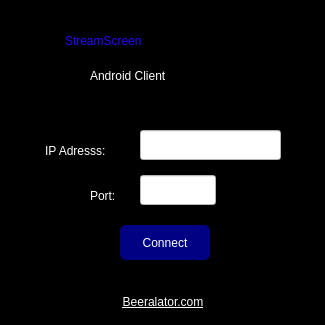
<?xml version="1.0" encoding="UTF-8"?>
<ui version="4.0">
 <class>MainWindow</class>
 <widget class="QMainWindow" name="MainWindow">
  <property name="geometry">
   <rect>
    <x>0</x>
    <y>0</y>
    <width>325</width>
    <height>325</height>
   </rect>
  </property>
  <property name="minimumSize">
   <size>
    <width>325</width>
    <height>325</height>
   </size>
  </property>
  <property name="maximumSize">
   <size>
    <width>325</width>
    <height>325</height>
   </size>
  </property>
  <property name="sizeIncrement">
   <size>
    <width>325</width>
    <height>325</height>
   </size>
  </property>
  <property name="baseSize">
   <size>
    <width>325</width>
    <height>325</height>
   </size>
  </property>
  <property name="windowTitle">
   <string>StreamScreenClient</string>
  </property>
  <property name="windowIcon">
   <iconset>
    <normaloff>../../../pics/streamscreen.png</normaloff>../../../pics/streamscreen.png</iconset>
  </property>
  <property name="styleSheet">
   <string notr="true">background-color: rgb(0, 0, 0);</string>
  </property>
  <widget class="QWidget" name="centralwidget">
   <widget class="QLineEdit" name="ipLineEdit">
    <property name="geometry">
     <rect>
      <x>140</x>
      <y>130</y>
      <width>141</width>
      <height>30</height>
     </rect>
    </property>
    <property name="styleSheet">
     <string notr="true">background-color: rgb(255, 255, 255);</string>
    </property>
    <property name="text">
     <string/>
    </property>
   </widget>
   <widget class="QLabel" name="label_3">
    <property name="geometry">
     <rect>
      <x>45</x>
      <y>140</y>
      <width>91</width>
      <height>22</height>
     </rect>
    </property>
    <property name="styleSheet">
     <string notr="true">color: rgb(255, 255, 255);</string>
    </property>
    <property name="text">
     <string>IP Adresss:</string>
    </property>
   </widget>
   <widget class="QLineEdit" name="portLineEdit">
    <property name="geometry">
     <rect>
      <x>140</x>
      <y>175</y>
      <width>76</width>
      <height>30</height>
     </rect>
    </property>
    <property name="styleSheet">
     <string notr="true">color: rgb(0, 0, 0);
background-color: rgb(255, 255, 255);</string>
    </property>
    <property name="text">
     <string/>
    </property>
   </widget>
   <widget class="QLabel" name="label_4">
    <property name="geometry">
     <rect>
      <x>90</x>
      <y>180</y>
      <width>41</width>
      <height>31</height>
     </rect>
    </property>
    <property name="styleSheet">
     <string notr="true">color: rgb(255, 255, 255);</string>
    </property>
    <property name="text">
     <string>Port:</string>
    </property>
   </widget>
   <widget class="QLabel" name="label_5">
    <property name="geometry">
     <rect>
      <x>65</x>
      <y>20</y>
      <width>196</width>
      <height>41</height>
     </rect>
    </property>
    <property name="styleSheet">
     <string notr="true">font: 600 22pt &quot;Noto Sans&quot;;
color: rgb(42, 0, 255);</string>
    </property>
    <property name="text">
     <string>StreamScreen</string>
    </property>
   </widget>
   <widget class="QLabel" name="label_6">
    <property name="geometry">
     <rect>
      <x>90</x>
      <y>60</y>
      <width>151</width>
      <height>31</height>
     </rect>
    </property>
    <property name="styleSheet">
     <string notr="true">font: 600 16pt &quot;Noto Sans&quot;;
color: rgb(255, 255, 255);</string>
    </property>
    <property name="text">
     <string>Android Client</string>
    </property>
   </widget>
   <widget class="QPushButton" name="connectButton">
    <property name="geometry">
     <rect>
      <x>120</x>
      <y>225</y>
      <width>90</width>
      <height>35</height>
     </rect>
    </property>
    <property name="autoFillBackground">
     <bool>false</bool>
    </property>
    <property name="styleSheet">
     <string notr="true">QPushButton {
    color: white;            /* Text color for contrast */
    border: none;            /* Remove border if not needed */
	border-radius: 6px;
background-color: rgb(0, 2, 131);
}
QPushButton:hover {
    background-color: blue;  /* Optional hover color */
}

QPushButton:pressed {
    background-color: navy;      /* Optional pressed color */
}</string>
    </property>
    <property name="text">
     <string>Connect</string>
    </property>
   </widget>
   <widget class="QLabel" name="imageLabel">
    <property name="geometry">
     <rect>
      <x>235</x>
      <y>175</y>
      <width>21</width>
      <height>26</height>
     </rect>
    </property>
    <property name="sizePolicy">
     <sizepolicy hsizetype="Maximum" vsizetype="Maximum">
      <horstretch>0</horstretch>
      <verstretch>0</verstretch>
     </sizepolicy>
    </property>
    <property name="minimumSize">
     <size>
      <width>0</width>
      <height>0</height>
     </size>
    </property>
    <property name="accessibleName">
     <string/>
    </property>
    <property name="text">
     <string/>
    </property>
    <property name="textFormat">
     <enum>Qt::TextFormat::MarkdownText</enum>
    </property>
    <property name="scaledContents">
     <bool>true</bool>
    </property>
    <property name="alignment">
     <set>Qt::AlignmentFlag::AlignCenter</set>
    </property>
    <property name="openExternalLinks">
     <bool>true</bool>
    </property>
   </widget>
   <widget class="QLabel" name="label">
    <property name="geometry">
     <rect>
      <x>100</x>
      <y>290</y>
      <width>126</width>
      <height>25</height>
     </rect>
    </property>
    <property name="styleSheet">
     <string notr="true"/>
    </property>
    <property name="text">
     <string>&lt;a href=&quot;https://beeralator.com&quot; style=&quot;color:#ffffff;&quot;&gt;Beeralator.com&lt;/a&gt;</string>
    </property>
    <property name="textFormat">
     <enum>Qt::TextFormat::RichText</enum>
    </property>
    <property name="alignment">
     <set>Qt::AlignmentFlag::AlignCenter</set>
    </property>
    <property name="openExternalLinks">
     <bool>true</bool>
    </property>
    <property name="textInteractionFlags">
     <set>Qt::TextInteractionFlag::LinksAccessibleByKeyboard|Qt::TextInteractionFlag::LinksAccessibleByMouse|Qt::TextInteractionFlag::TextBrowserInteraction|Qt::TextInteractionFlag::TextSelectableByKeyboard|Qt::TextInteractionFlag::TextSelectableByMouse</set>
    </property>
   </widget>
   <zorder>ipLineEdit</zorder>
   <zorder>label_3</zorder>
   <zorder>portLineEdit</zorder>
   <zorder>label_4</zorder>
   <zorder>label_5</zorder>
   <zorder>label_6</zorder>
   <zorder>label</zorder>
   <zorder>imageLabel</zorder>
   <zorder>connectButton</zorder>
  </widget>
 </widget>
 <resources/>
 <connections/>
</ui>
